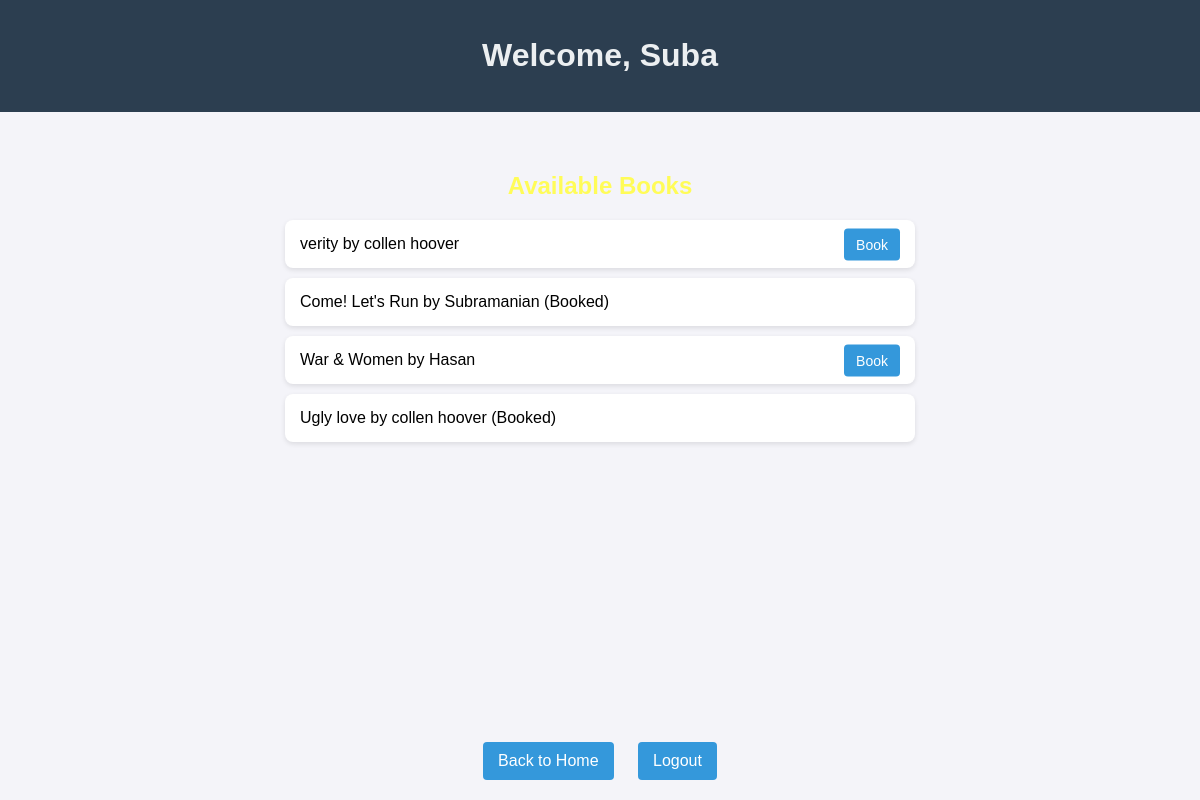
The page /dashboard (signed in) on the database its author committed.
### tables this page shows
CREATE TABLE books (
                id INTEGER PRIMARY KEY AUTOINCREMENT,
                title TEXT NOT NULL,
                author TEXT NOT NULL,
                is_booked INTEGER DEFAULT 0,
                booked_by INTEGER DEFAULT NULL,
                FOREIGN KEY (booked_by) REFERENCES members (id)
            );

### app.py (the view)
@app.route('/dashboard', methods=['GET', 'POST'])
def dashboard():
    if 'username' not in session:
        return redirect(url_for('login'))
    with connect_db() as db:
        books = db.execute('SELECT * FROM books').fetchall()
    return render_template('dashboard.html', books=books, member_username=session['username'])

### app.py (called while the page is built)
def connect_db():
    conn = sqlite3.connect(DATABASE)
    conn.row_factory = sqlite3.Row
    return conn

### templates/dashboard.html (shortened to what this page needs)
<!DOCTYPE html>
<html lang="en">
<head>
    <link rel="stylesheet" type="text/css" href="{{ url_for('static', filename='styles.css') }}">
</head>
<body>
    <header>
        <h1 class="name">Welcome, {{ member_username }}</h1>
    </header>
    <main>
        <h2 style="color:#fffc58;">Available Books</h2>
        <ul>
            {% for book in books %}
                <li>
                    {{ book['title'] }} by {{ book['author'] }}
                    {% if book['is_booked'] == 0 %}
                        <a href="/book/{{ book['id'] }}">Book</a>
                    {% else %}
                        (Booked)
                    {% endif %}
                </li>
            {% endfor %}
        </ul>
    </main>
    <div class="nav-links">
        <a href="/">Back to Home</a>
        <a href="/logout">Logout</a>
    </div>
</body>
</html>

### static/styles.css (style rules this page uses)
html, body { font-family: Arial, sans-serif; background-color: #f4f4f9; background-image:url("lms.jpeg"); Filter : grayscale (100%); background-size: cover; background-repeat: no-repeat; background-position: cover; height: 100%; margin: 0; display: flex; flex-direction: column; }
main { flex: 1; padding: 20px; }
h1, h2 { color: #2c3e50; text-align: center; }
.name { color: #eceff1; }
a { color: #3498db; text-decoration: none; }
header { background-color: #2c3e50; color: #fff; padding: 1em 0; text-align: center; margin-bottom: 20px; }
ul { list-style-type: none; padding: 0; }
li { background: #fff; margin: 10px auto; padding: 15px; border-radius: 8px; box-shadow: 0 2px 5px rgba(0, 0, 0, 0.1); max-width: 600px; }
li a { float: right; padding: 8px 12px; background: #3498db; color: #fff; border-radius: 4px; font-size: 14px; transform: translateY(-20%) }
.nav-links { text-align: center; margin: 20px 0; }
.nav-links a { display: inline-block; margin: 0 10px; padding: 10px 15px; background-color: #3498db; color: white; text-decoration: none; border-radius: 4px; font-size: 16px; }

### rows shown on the page
books: title "verity", author "collen hoover"
books: title "Come! Let's Run", author "Subramanian", is_booked "(Booked)"
books: title "War & Women", author "Hasan"
books: title "Ugly love", author "collen hoover", is_booked "(Booked)"

### other values the page prints
{{ member_username }} "Suba"
